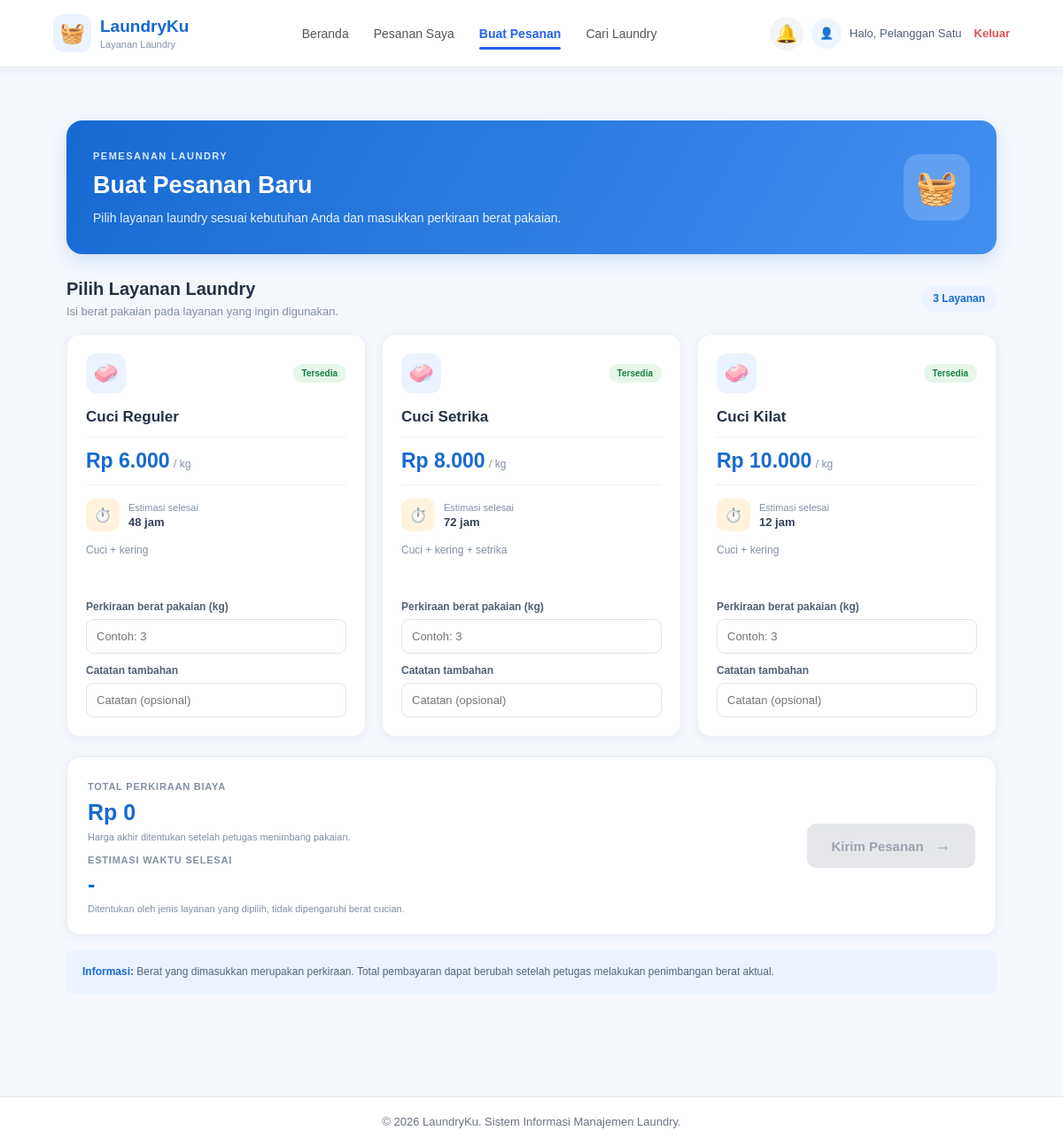
The app's page /pelanggan/pesanan_baru.php (signed in) with its own data.
### tables this page shows
CREATE TABLE tb_layanan (
  id_layanan INT(11) AUTO_INCREMENT PRIMARY KEY,
  nama_layanan VARCHAR(100) NOT NULL,
  harga_per_kg DECIMAL(10,2) NOT NULL,
  estimasi_selesai INT(11) NOT NULL COMMENT 'jam',
  keterangan TEXT
);

### config/koneksi.php (called while the page is built, shortened)
<?php
function e($s) { return htmlspecialchars((string)$s, ENT_QUOTES, 'UTF-8'); }
function rupiah($n) { return 'Rp ' . number_format((float)$n, 0, ',', '.'); }

### pelanggan/pesanan_baru.php (the view, shortened to what this page needs)
<?php
require_once __DIR__ . '/../config/auth.php';
$layanan = [];
$r = mysqli_query($conn, 'SELECT * FROM tb_layanan ORDER BY harga_per_kg');
while ($row = mysqli_fetch_assoc($r)) $layanan[(int)$row['id_layanan']] = $row;
require __DIR__ . '/_header.php';
?>
<section class="order-page">
    <div class="order-heading">
        <div>
            <span class="order-label">PEMESANAN LAUNDRY</span>
            <h1>Buat Pesanan Baru</h1>
            <p>Pilih layanan laundry sesuai kebutuhan Anda dan masukkan perkiraan berat pakaian.</p>
        </div>
        <div class="order-heading-icon">🧺</div>
    </div>
    <form method="post" class="order-form">
        <div class="order-section-title">
            <div>
                <h2>Pilih Layanan Laundry</h2>
                <p>Isi berat pakaian pada layanan yang ingin digunakan.</p>
            </div>
            <span class="order-count"><?= count($layanan) ?> Layanan</span>
        </div>
        <div class="order-grid">
            <?php foreach ($layanan as $idl => $l): ?>
            <div class="order-card">
                <div class="order-card-top">
                    <div class="order-icon">🧼</div>
                    <span class="order-tag">Tersedia</span>
                </div>
                <h3><?= e($l['nama_layanan']) ?></h3>
                <div class="order-price">
                    <strong><?= rupiah($l['harga_per_kg']) ?></strong>
                    <span>/ kg</span>
                </div>
                <div class="order-estimate">
                    <span>⏱️</span>
                    <div>
                        <small>Estimasi selesai</small>
                        <strong><?= (int)$l['estimasi_selesai'] ?> jam</strong>
                    </div>
                </div>
                <p class="order-description">
                    <?= e(trim(explode(',', $l['keterangan'])[0])) ?>
                </p>
                <div class="order-input">
                    <label>Perkiraan berat pakaian (kg)</label>
                    <input
                        type="number"
                        name="berat[<?= $idl ?>]"
                        step="0.1"
                        min="0"
                        max="100"
                        placeholder="Contoh: 3"
                        data-harga="<?= (float)$l['harga_per_kg'] ?>"
                        data-jam="<?= (int)$l['estimasi_selesai'] ?>"
                        value="<?= e($_POST['berat'][$idl] ?? '') ?>"
                    >
                </div>
                <div class="order-input">
                    <label>Catatan tambahan</label>
                    <input
                        type="text"
                        name="catatan[<?= $idl ?>]"
                        maxlength="200"
                        placeholder="Catatan (opsional)"
                        value="<?= e($_POST['catatan'][$idl] ?? '') ?>"
                    >
                </div>
            </div>
            <?php endforeach; ?>
        </div>
        <div class="order-summary">
            <div>
                <span class="order-summary-label">TOTAL PERKIRAAN BIAYA</span>
                <div class="total">
                    <span id="total">Rp 0</span>
                </div>
                <p>Harga akhir ditentukan setelah petugas menimbang pakaian.</p>
                <span class="order-summary-label" style="display:block;margin-top:14px">ESTIMASI WAKTU SELESAI</span>
                <div class="total">
                    <span id="estimasi">-</span>
                </div>
                <p>Ditentukan oleh jenis layanan yang dipilih, tidak dipengaruhi berat cucian.</p>
            </div>
            <button type="submit" class="order-submit" id="tombolKirim" disabled>
                Kirim Pesanan <span>→</span>
            </button>
        </div>
    </form>
    <div class="order-note">
        <strong>Informasi:</strong>
        Berat yang dimasukkan merupakan perkiraan. Total pembayaran dapat berubah
        setelah petugas melakukan penimbangan berat aktual.
    </div>
</section>
<?php require __DIR__ . '/_footer.php'; ?>

### records on screen
tb_layanan: nama_layanan "Cuci Reguler", harga_per_kg "Rp 6.000", estimasi_selesai "48", keterangan "Cuci + kering"
tb_layanan: nama_layanan "Cuci Setrika", harga_per_kg "Rp 8.000", estimasi_selesai "72", keterangan "Cuci + kering + setrika", value "Contoh: 3"
tb_layanan: nama_layanan "Cuci Kilat", harga_per_kg "Rp 10.000", estimasi_selesai "12", keterangan "Cuci + kering"

### other values on screen
$_SESSION['nama'] "Pelanggan Satu"
count($layanan) "3"
